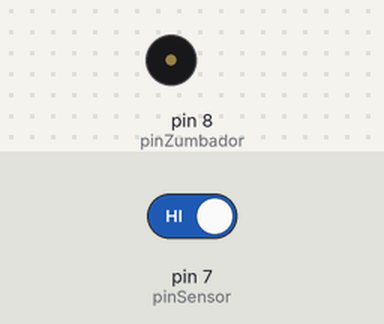
Bench run of a sketch on a simulated Arduino Uno, built with avr-gcc and run on an emulated ATmega328P. Shown: buzzer (waves = sounding). The test bench sets the inputs (shaded band); at power-on: pin 7 (pinSensor) HIGH.

Above: at 1.2 s.
1.3 s: pin 7 (pinSensor) driven LOW
At 1.8 s:
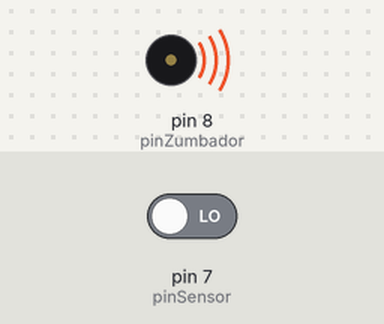
4.3 s: pin 7 (pinSensor) driven HIGH
At 5.0 s:
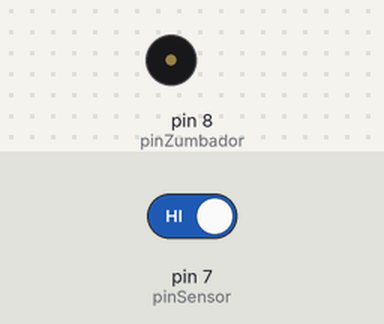
Timing chart, 0 to 7.3 s (numbered marks = the images above; inputs shaded):
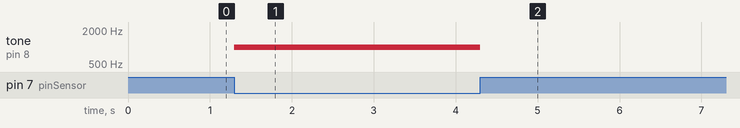

Measured:
- after the input at 1.3 s, tone on pin 8 (pinZumbador): silent → 1000 Hz at once
- after the input at 4.3 s, tone on pin 8 (pinZumbador): 1000 Hz → silent at once

The sketch:

Timbre.ino
```cpp
int pinSensor = 7;
int pinZumbador = 8;

void setup() {
  pinMode(pinSensor, INPUT);
  pinMode(pinZumbador, OUTPUT);

}

void loop() {
  int lecturaSensor = digitalRead(pinSensor);

  if (lecturaSensor == LOW) {
    tone(pinZumbador, 1000, 100);
    delay(100);
    }
}
```
